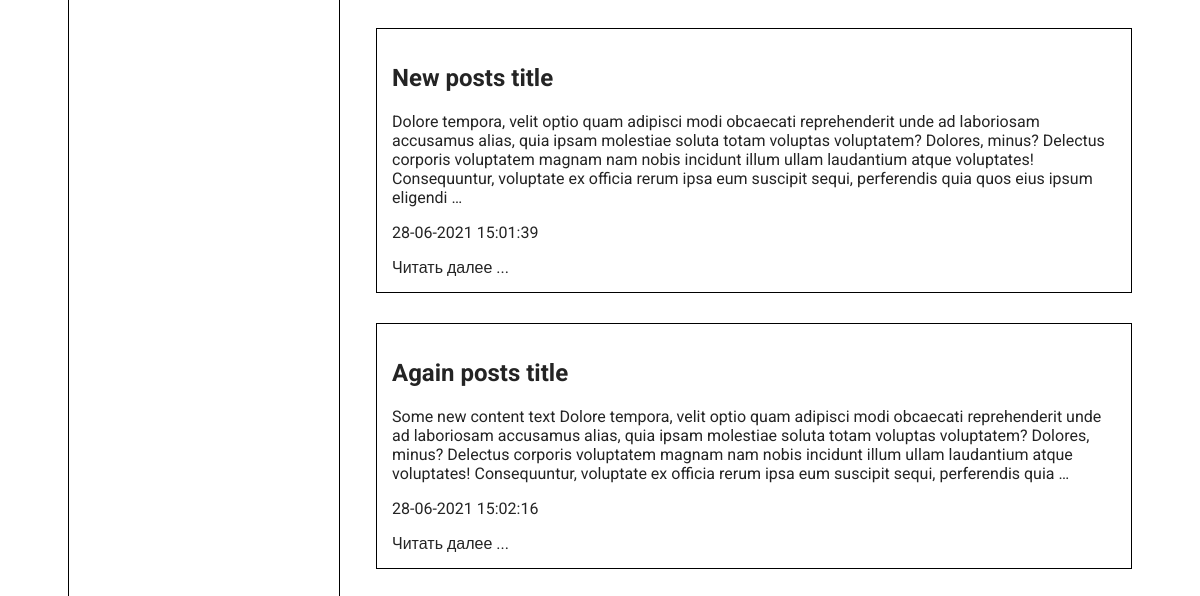
The app's page /posts/ (lower part), older data.
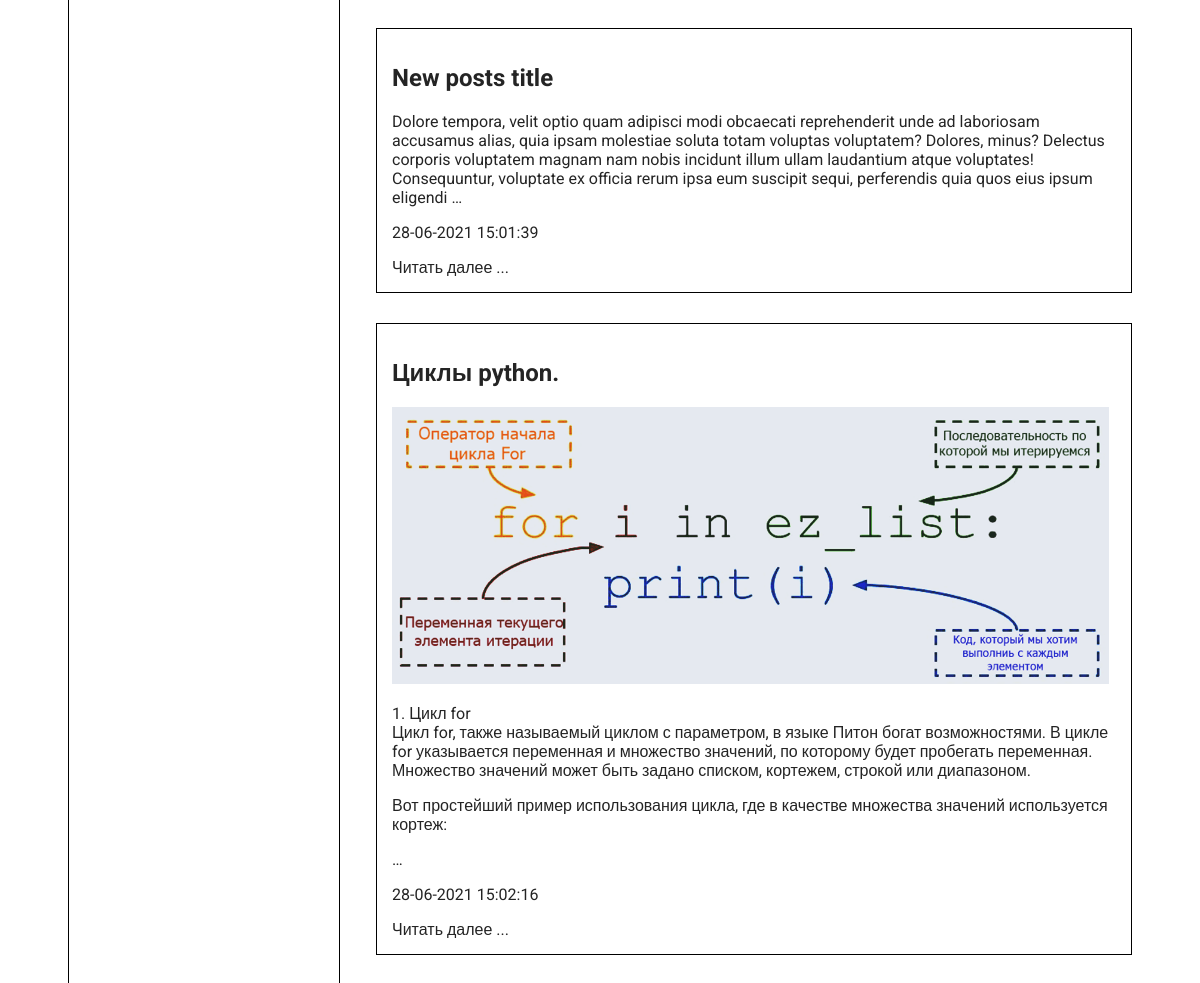
The same page, newer data.
### InfoBlog/models.py (models this page shows, shortened)
class Posts(models.Model):
    title = models.CharField(max_length=255, verbose_name='Заголовок')
    content = models.TextField(blank=False, verbose_name='Контент')
    post_image = models.ImageField(upload_to="images/%Y/%m/d/", verbose_name='Изображение')
    time_create = models.DateTimeField(auto_now_add=True, verbose_name='Дата создания')
    time_update = models.DateTimeField(auto_now=True, verbose_name='Дата редактирования')
    is_published = models.BooleanField(default=True, verbose_name='Публикация')
    category = models.ForeignKey('Category', on_delete=models.PROTECT, null=True, verbose_name='Категория')
    def get_absolute_url(self):
        return reverse('post', kwargs={'post_id': self.pk})
    class Meta:
        verbose_name = 'Посты'
        verbose_name_plural = 'Посты'
        ordering = ['time_create', 'title']

### InfoBlog/views.py (the view)
# urls.py: path('posts/', all_posts, name='posts'),
def all_posts(request):
    posts = Posts.objects.all()
    categories = Category.objects.all()
    context = {
        'posts': posts,
        'categories': categories,
        'category_selected': 0,
    }
    return render(request, 'InfoBlog/posts_page.html', context=context)

### InfoBlog/models.py (called while the page is built)
    def get_absolute_url(self):
        return reverse('category', kwargs={'cat_id': self.pk})

### InfoBlog/templates/InfoBlog/posts_page.html (shortened to what this page needs)
{% load static %}
<!DOCTYPE html>
<html lang="en">
<head>
    <link type="text/css" href="{% static 'InfoBlog/css/posts_page.css' %}" rel="stylesheet">
</head>
<body>
    <main>
        <div class="main_content">
            <div class="news_block">
            </div>
            <div class="posts_block">
                {% for p in posts %}
                    <div class="post_card">
                        <h2>{{ p.title }}</h2>
                        {% if p.post_image %}
                            <p><img class="post_image" src="{{ p.post_image.url }}" alt="Post photo"></p>
                        {% endif %}
                        <p>{{ p.content|linebreaks|truncatewords:50 }}</p>
                        <p>{{ p.time_create|date:"d-m-Y H:i:s" }}</p>
                        <a href="{{ p.get_absolute_url }}">Читать далее ...</a>
                    </div>
                {% endfor %}
                </div>
        </div>
    </main>
</body>
</html>

Row changes from the older to the newer data that the page shows:
changed Posts: title "Again posts title" → "Циклы python."; post_image: picture added; content "Some new content text Dolore tempora, velit optio quam adipisci modi obcaecati reprehenderit unde ad laboriosam accusamus alias, quia ipsam molestiae soluta totam voluptas voluptatem? Dolores, minus? Delectus corporis voluptatem magnam nam nobis incidunt illum ullam laudantium atque voluptates! Consequuntur, voluptate ex officia rerum ipsa eum suscipit sequi, perferendis quia …" → "1. Цикл for Цикл for, также называемый циклом с параметром, в языке Питон богат возможностями. В цикле for указывается переменная и множество значений, по которому будет пробегать переменная. Множество значений может быть задано списком, кортежем, строкой или диапазоном. Вот простейший пример использования цикла, где в качестве множества значений используется кортеж: …"
